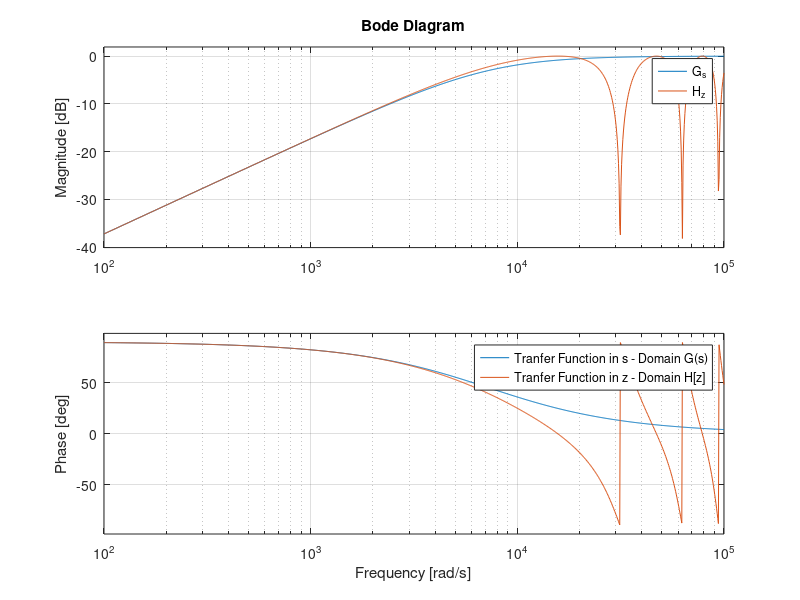
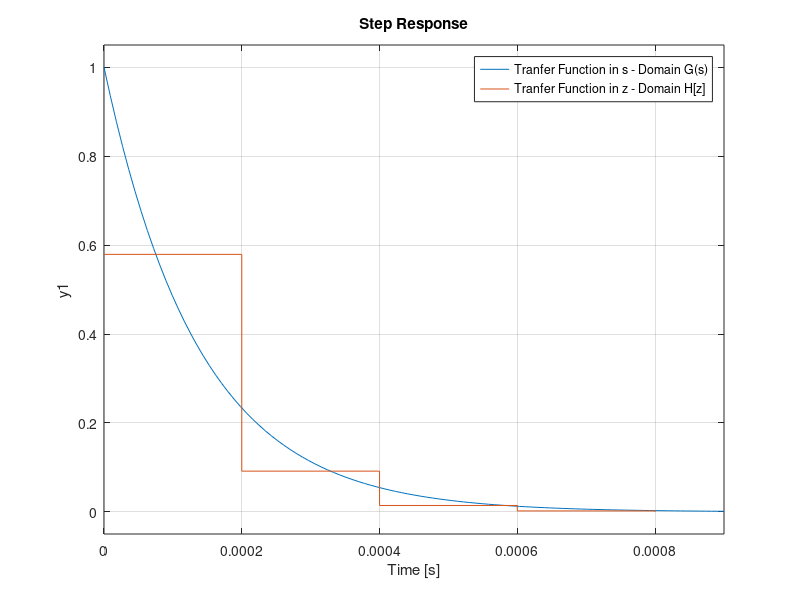

MATLAB code to generate these figures, in order:
%% set sampling time and Run time
tStop = 0.02; % for simulink model
fTime = 500;    
dt = 1/fTime;    % for simulink model

%% Frequency Response

G_s = tf([1 0],[1 7265]);                % Transfer Function in s-domain
Fs = 5000;
sampleTime = 1/Fs;                       % Sample time for quantization
H_z = c2d(G_s,sampleTime,'tustin');      % Bilinear Transform

figure(1);
bode(G_s,H_z);                           % Frequency Response
legend('Tranfer Function in s - Domain {G(s)}','Tranfer Function in z - Domain {H[z]}');

figure(2);
step(G_s,H_z);                           % Step Response
legend('Tranfer Function in s - Domain {G(s)}','Tranfer Function in z - Domain {H[z]}');

